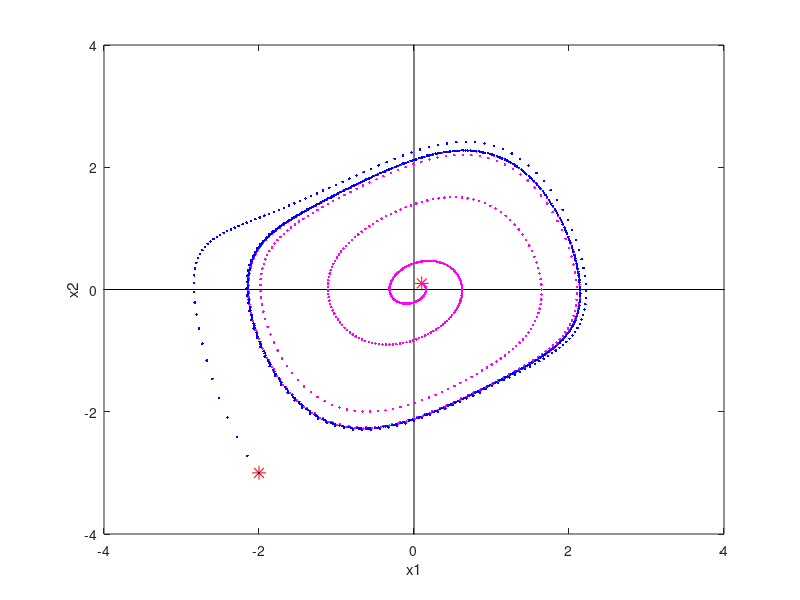

Source code (MATLAB):
% 例程 6.3   范德波尔振荡器的相平面轨迹
%  范德波尔振荡器
%  规范状态变量，存在极限环
%  模型参数
mhu = 0.4;
%  初始点
x10 = 0.1;
x20 = 0.1;
x11 = -2;
x21 = -3;
figure(1)
%  绘制坐标轴
plot([-12, 12], [0, 0], 'k');
hold on;
plot([0, 0], [-12, 12], 'k');
%  绘制初始点
plot(x10, x20, 'r*', 'MarkerSize', 10);
plot(x11, x21, 'r*', 'MarkerSize', 10);
dt = 0.05;
t = 0;
x1 = x10;
x2 = x20;
%  欧拉积分法
while (t < 30)
plot(x1, x2, 'm.');
dx1 = x2*dt; 
dx2 = (-x1 - (mhu*(x1^2 - 1)*x2))*dt;
x1 = x1 + dx1;
x2 = x2 + dx2;
t=t + dt;  %  时间增量
end;
t = 0;
x1 = x11;
x2 = x21;
%  欧拉积分法
while (t < 30)
plot(x1, x2, 'b.');
dx1 = x2*dt;
dx2 = (-x1 - (mhu*(x1^2 - 1)*x2))*dt;
x1 = x1 + dx1;
x2 = x2 + dx2;
t = t + dt;  %  时间增量
end;
axis([-4, 4, -4, 4]);
xlabel('x1');  ylabel('x2');
